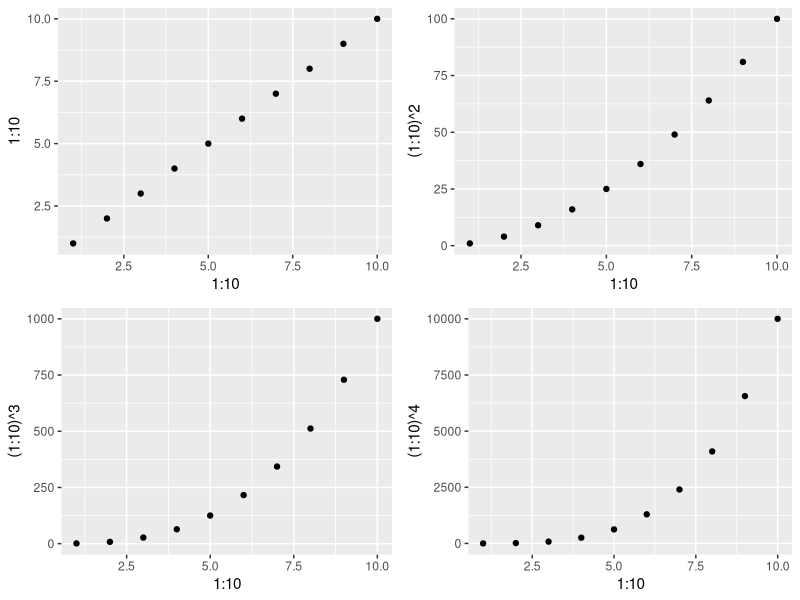
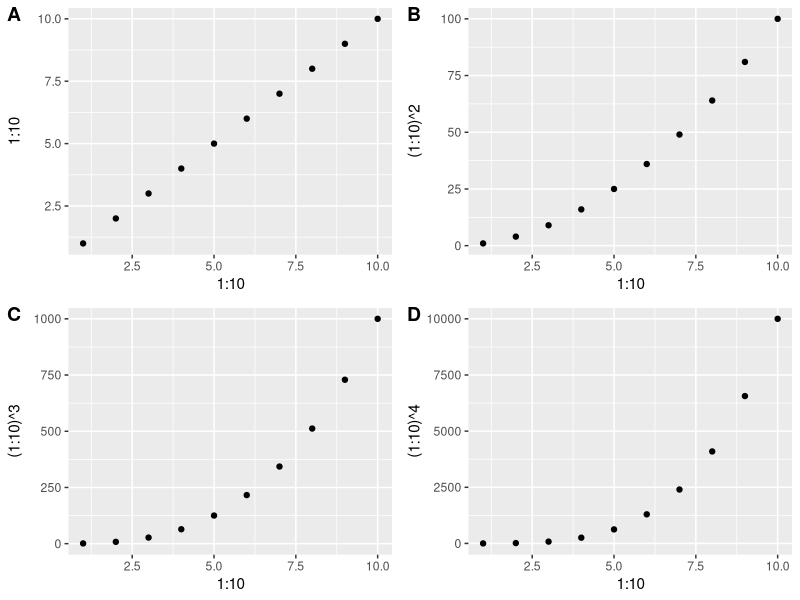
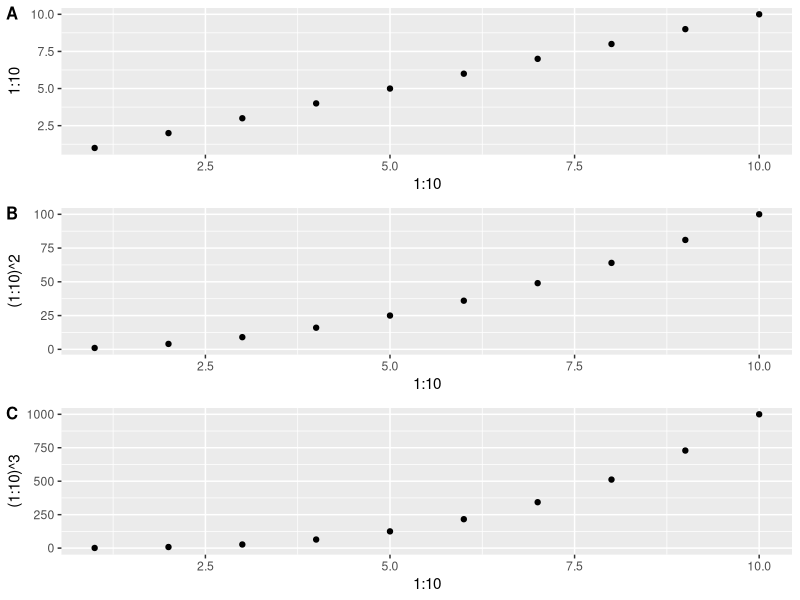
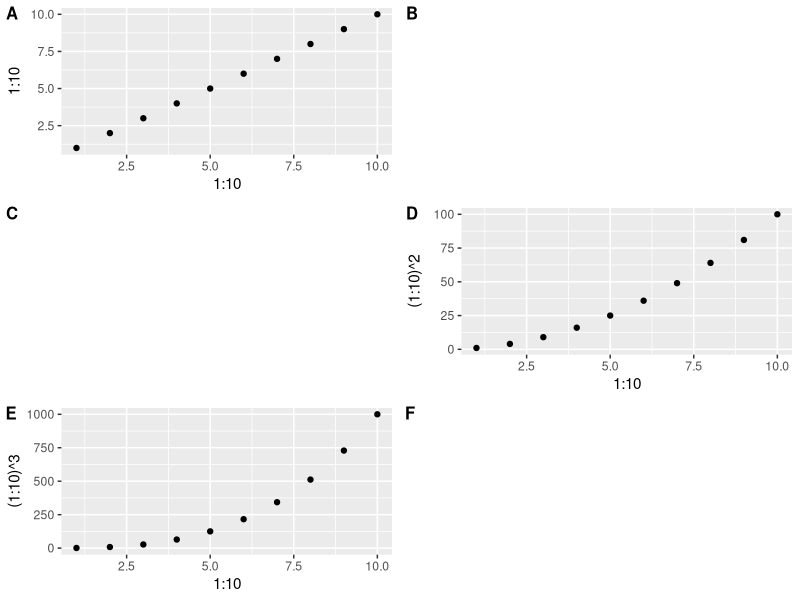
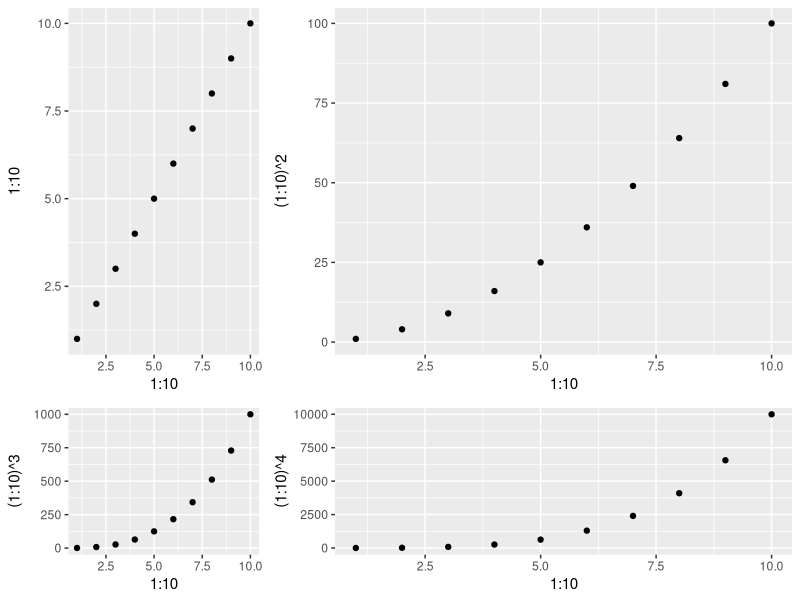

Generate these figures, in order, with R:
## ---- chunk 1
library(ggplot2)
library(cowplot)
## ---- chunk 2
p1 <- qplot(1:10, 1:10)
p2 <- qplot(1:10, (1:10)^2)
p3 <- qplot(1:10, (1:10)^3)
p4 <- qplot(1:10, (1:10)^4)
# simple grid
plot_grid(p1, p2, p3, p4)
# simple grid with labels and aligned plots
plot_grid(p1, p2, p3, p4, labels=c('A', 'B', 'C', 'D'), align="hv")
# manually setting the number of rows
plot_grid(p1, p2, p3, nrow=3, labels=c('A', 'B', 'C', 'D'), label_size=12, align="v")
# missing plots in some grid locations
plot_grid(p1, NULL, NULL, p2, p3, NULL, ncol=2,
 labels=c('A', 'B', 'C', 'D', 'E', 'F'), label_size=12, align="v")
# making rows and columns of different widths/heights
plot_grid(p1, p2, p3, p4, align='hv', rel_heights=c(2,1), rel_widths=c(1,2))



